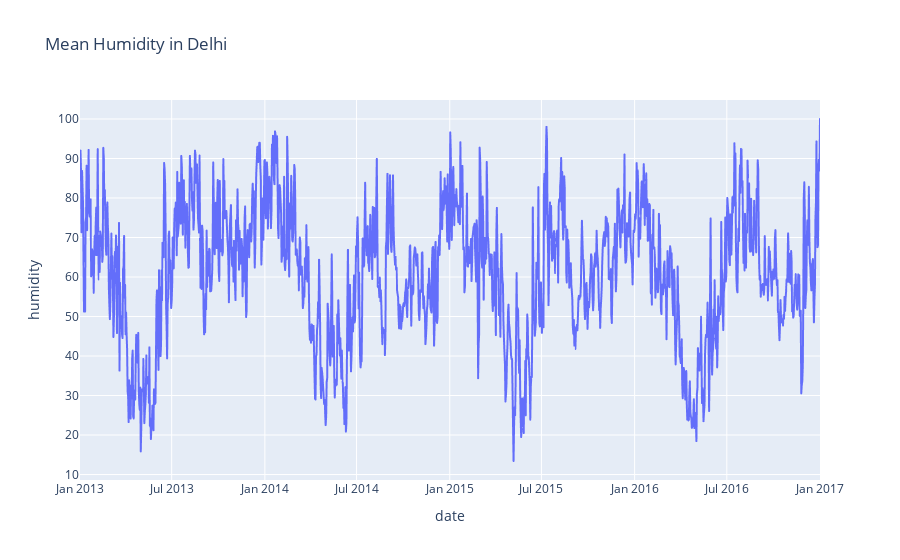

The code cell stored with this chart in its notebook:
### Code cell
figure = px.line(df, x='date', y='humidity', title='Mean Humidity in Delhi')
figure.show()

### Figure 1 — Plotly figure (JSON) as saved in the notebook; plotly's stock layout.template omitted (floating-point values rounded to 4 significant figures; data arrays with more than 128 entries replaced by an {"elided": "..."} marker saying what was removed)
{"data": [{"hovertemplate": "date=%{x}<br>humidity=%{y}<extra></extra>", "legendgroup": "", "line": {"color": "#636efa", "dash": "solid"}, "marker": {"symbol": "circle"}, "mode": "lines", "name": "", "showlegend": false, "type": "scattergl", "x": {"elided": "1462 str values"}, "xaxis": "x", "y": {"elided": "1462 float values"}, "yaxis": "y"}], "layout": {"autosize": true, "legend": {"tracegroupgap": 0}, "title": {"text": "Mean Humidity in Delhi"}, "xaxis": {"anchor": "y", "autorange": true, "domain": [0, 1], "range": ["2013-01-01", "2017-01-01"], "title": {"text": "date"}, "type": "date"}, "yaxis": {"anchor": "x", "autorange": true, "domain": [0, 1], "range": [8.619, 104.8], "title": {"text": "humidity"}, "type": "linear"}}}
